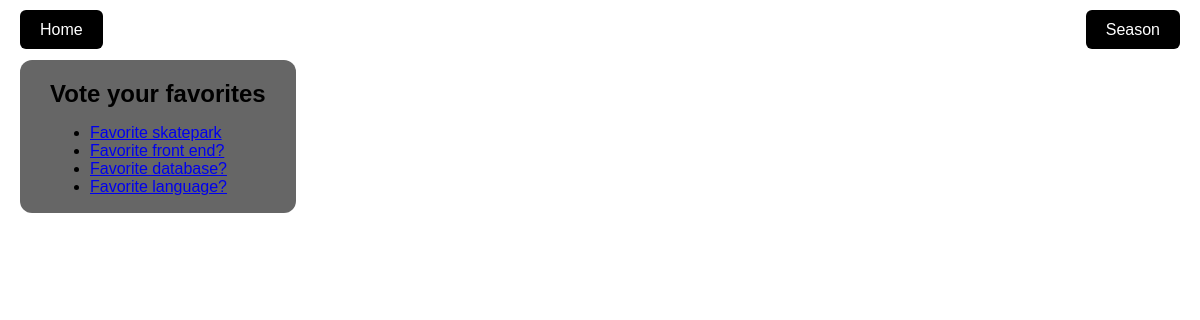
Screenshot of /polls/ with the database file from the repository.
### polls/models.py (models this page shows, shortened)
class Question(models.Model):
    question_text = models.CharField(max_length=200)
    pub_date = models.DateTimeField("date published")

### polls/views.py (the view)
# urls.py: path("", views.IndexView.as_view(), name="index"),
class IndexView(generic.ListView):
    template_name = "polls/index.html"
    context_object_name = "latest_question_list"
    def get_queryset(self):
        return Question.objects.filter(pub_date__lte=timezone.now()).order_by("-pub_date")

### polls/templates/polls/index.html (shortened to what this page needs)
{% extends "base.html" %}
{% block content %}
<div class="text-box">
  <h2>Vote your favorites</h2>
  {% if latest_question_list %}
    <ul>
      {% for question in latest_question_list %}
        <li><a href="{% url 'polls:detail' question.id %}">{{ question.question_text }}</a></li>
      {% endfor %}
    </ul>
  {% else %}
    <p>No polls are available.</p>
  {% endif %}
</div>
{% endblock %}

### polls/static/polls/styles.css (style rules this page uses)
html, body { height: 100%; margin: 0; }
body { background-size: cover; background-repeat: no-repeat; background-position: center center; font-family: Arial, sans-serif; color: black; padding-top: 60px; }
.text-box { background-color: rgba(0,0,0,0.6); color: black; padding: 20px 30px 1px 30px; border-radius: 12px; display: inline-block; font-size: 16px; margin-left: 20px; text-align: left; }
.text-box p, .text-box h1, .text-box h2, .text-box h3 { margin-top: 0; margin-bottom: 0.5em; }

### rows the page displays
Question: question_text "Favorite skatepark"
Question: question_text "Favorite front end?"
Question: question_text "Favorite database?"
Question: question_text "Favorite language?"
